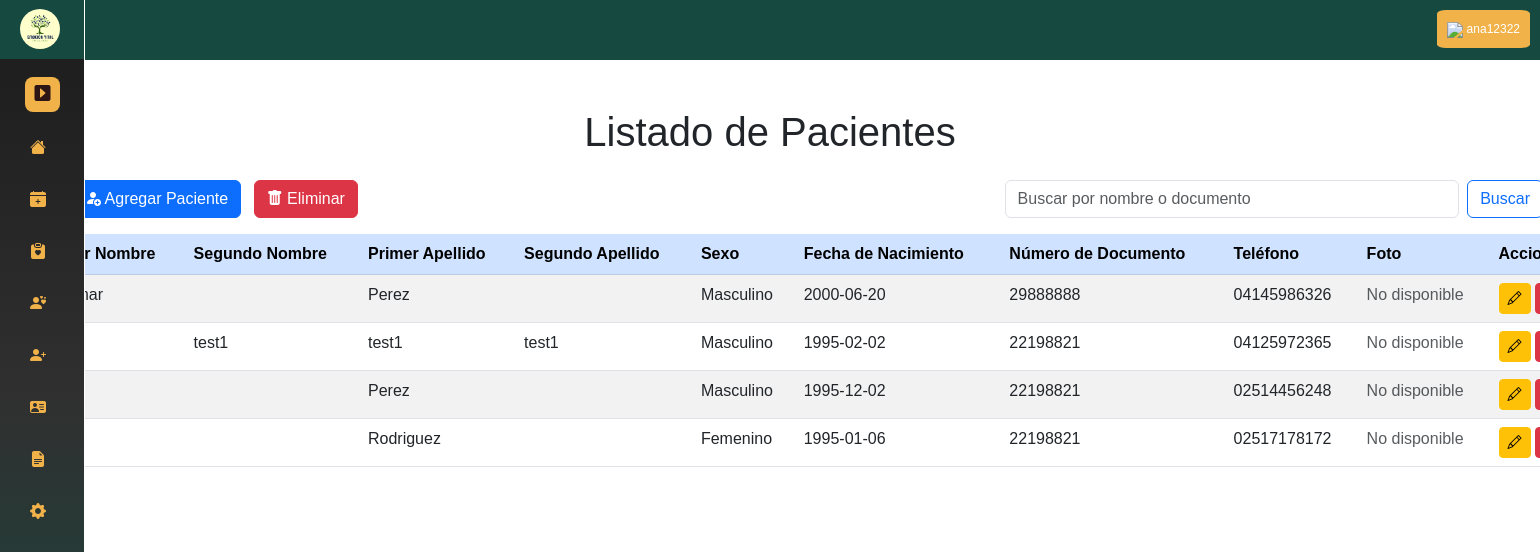
/app/vistas/listado_pacientes.php (signed in), run on an earlier commit of the app's database.
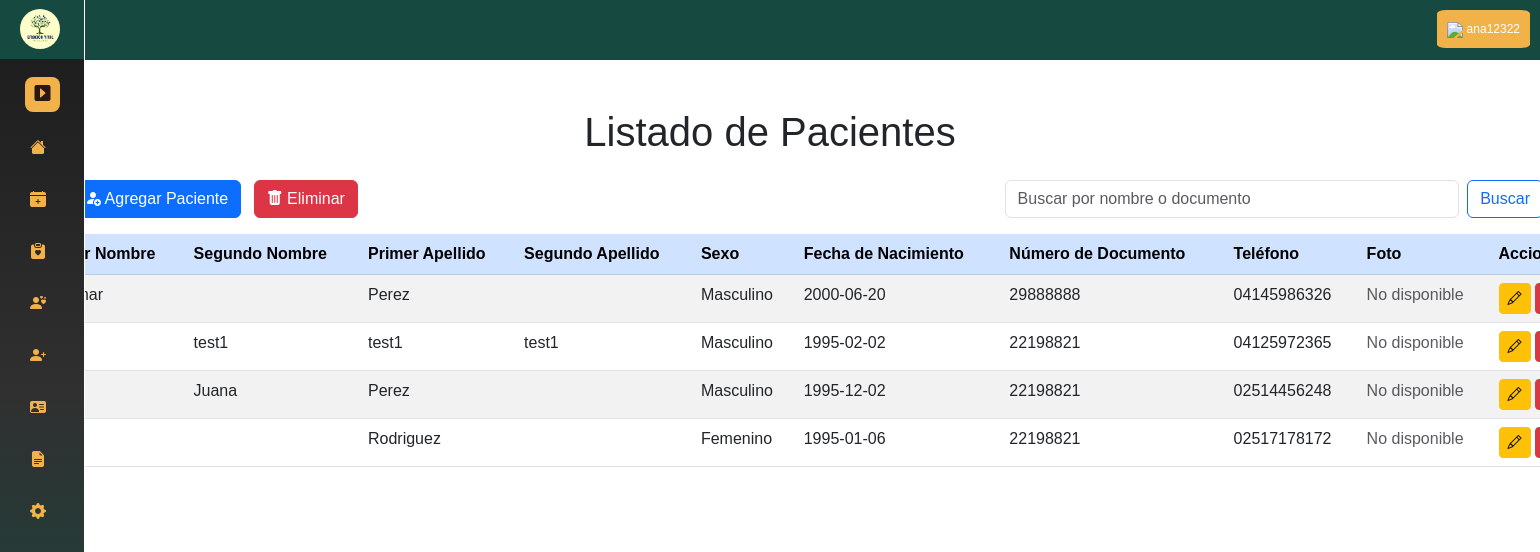
And on a later commit of the database.
### tables this page shows
CREATE TABLE `usuario` (
  `id_usuario` int(11) NOT NULL,
  `usuario` varchar(50) NOT NULL,
  `tipo_doc` enum('V','E','J','P') NOT NULL,
  `num_doc` varchar(12) NOT NULL,
  `correo` varchar(70) NOT NULL,
  `contraseña` varchar(34) NOT NULL,
  `nombre1` varchar(150) NOT NULL,
  `nombre2` varchar(150) DEFAULT NULL,
  `apellido1` varchar(150) NOT NULL,
  `apellido2` varchar(150) DEFAULT NULL,
  `foto` blob DEFAULT NULL,
  `fecha_nac` date NOT NULL,
  `telefono` varchar(15) NOT NULL,
  `sexo` enum('Masculino','Femenino') NOT NULL,
  `pregunta_s1` enum('NOMBRE DE MI MADRE','NOMBRE DE MI MASCOTA','NOMBRE DE MI PRIMER COLEGIO','NOMBRE DE MI PRIMER TRABAJO','NOMBRE DE MI PADRE') NOT NULL,
  `respuesta_1` varchar(150) NOT NULL,
  `pregunta_s2` enum('NOMBRE DE MI HERMANO MAYOR','DONDE NACIO SU MADRE','NOMBRE DE MEJOR AMIGO DE LA INFANCIA','PELICULA FAVORITA','SEGUNDO APELLIDO DE MI MADRE') NOT NULL,
  `respuesta_2` varchar(150) NOT NULL,
  `status` enum('activo','inactivo') NOT NULL
);

### app/controladores/listado_PacienteControlador.php (called while the page is built, shortened)
<?php
require_once __DIR__ . '/../modelos/listado_PacienteModelo.php';
require_once '../../config/conexion.php';
class listado_PacienteControlador
{
    private $listado_PacienteModelo;
    public function __construct()
    {
        global $conn;
        $this->listado_PacienteModelo = new listado_PacienteModelo($conn);
    }
    public function obtenerUsuarios()
    {
        return $this->listado_PacienteModelo->listarUsuarios();
    }
}

### app/modelos/listado_PacienteModelo.php (called while the page is built, shortened)
<?php
class listado_PacienteModelo
{
    private $conn;
    public function __construct($conn)
    {
        $this->conn = $conn;
    }
    public function listarUsuarios()
    {
        try {
            $sql = $this->conn->prepare("SELECT * FROM usuario WHERE status = 'activo'");
            $sql->execute();
            return $sql->fetchAll(\PDO::FETCH_ASSOC);
        } catch (\PDOException $e) {
            error_log("Error al listar usuarios: " . $e->getMessage());
            return [];
        }
    }
}

### app/vistas/listado_pacientes.php (the view, shortened to what this page needs)
<?php
require_once __DIR__ . '/../controladores/listado_PacienteControlador.php';
$nombreUsuario = $_SESSION['usuario'];
$controller = new listado_PacienteControlador();
$searchTerm = '';
if (!empty($searchTerm)) {
    $usuarios = $controller->obtenerUsuariosFiltrados($searchTerm);
} else {
    $usuarios = $controller->obtenerUsuarios();
}
?>
<!DOCTYPE html>
<html lang="en">
<head>
    <link href="https://cdn.jsdelivr.net/npm/bootstrap@5.3.0-alpha3/dist/css/bootstrap.min.css" rel="stylesheet">
    <link rel="stylesheet" href="https://cdnjs.cloudflare.com/ajax/libs/bootstrap-icons/1.10.5/font/bootstrap-icons.min.css">
    <link rel="stylesheet" href="css/listado.css">
    <link rel="stylesheet" href="css/sidebarandheader.css">
</head>
<body>
    <?php include 'includes/header.php'; ?>
    <?php include 'includes/sidebar.php'; ?>
    <div class="container mt-5">
        <h1 class="text-center mb-4">Listado de Pacientes</h1>
        <div class="d-flex justify-content-between mb-3">
            <div>
                <a href="registro_paciente.php" class="btn btn-primary me-2">
                    <i class="bi bi-person-fill-add"></i> Agregar Paciente
                </a>
                <form method="POST" class="d-inline" id="deleteForm">
                    <button type="submit" class="btn btn-danger" name="eliminar">
                        <i class="bi bi-trash-fill"></i> Eliminar
                    </button>
                </form>
            </div>
            <div class="ms-auto search-container">
                <form method="POST" class="d-flex w-100">
                    <input type="text" name="search" class="form-control" placeholder="Buscar por nombre o documento" value="<?= htmlspecialchars($searchTerm) ?>">
                    <button type="submit" class="btn btn-outline-primary ms-2">Buscar</button>
                </form>
            </div>
        </div>
        <table class="table table-striped table-hover table-wide" id="tablaPacientes">
            <thead class="table-primary">
                <tr>
                    <th>ID</th>
                    <th>Primer Nombre</th>
                    <th>Segundo Nombre</th>
                    <th>Primer Apellido</th>
                    <th>Segundo Apellido</th>
                    <th>Sexo</th>
                    <th>Fecha de Nacimiento</th>
                    <th>Número de Documento</th>
                    <th>Teléfono</th>
                    <th>Foto</th>
                    <th>Acciones</th>
                </tr>
            </thead>
            <tbody>
                <?php if (!empty($usuarios)) : ?>
                    <?php foreach ($usuarios as $usuario) : ?>
                        <tr onclick="selectRow(<?= htmlspecialchars($usuario['id_usuario']) ?>, this)">
                            <td><?= htmlspecialchars($usuario['id_usuario']) ?></td>
                            <td><?= htmlspecialchars($usuario['nombre1']) ?></td>
                            <td><?= htmlspecialchars($usuario['nombre2']) ?></td>
                            <td><?= htmlspecialchars($usuario['apellido1']) ?></td>
                            <td><?= htmlspecialchars($usuario['apellido2']) ?></td>
                            <td><?= htmlspecialchars($usuario['sexo']) ?></td>
                            <td><?= htmlspecialchars($usuario['fecha_nac']) ?></td>
                            <td><?= htmlspecialchars($usuario['num_doc']) ?></td>
                            <td><?= htmlspecialchars($usuario['telefono']) ?></td>
                            <td>
                                <?php if ($usuario['foto']) : ?>
                                    <img alt="Foto" class="img-thumbnail" width="50" height="50" />
                                <?php else : ?>
                                    <span class="text-muted">No disponible</span>
                                <?php endif; ?>
                            </td>
                            <td>
                                <a href="modificar_usuario.php?id_usuario=<?= htmlspecialchars($usuario['id_usuario']) ?>" class="btn btn-warning btn-sm">
                                    <i class="bi bi-pencil"></i>
                                </a>
                                <form method="POST" class="d-inline deleteForm" id="deleteForm">
                                    <button type="submit" class="btn btn-danger btn-sm">
                                    </button>
                                </form>
                            </td>
                        </tr>
                    <?php endforeach; ?>
                <?php else : ?>
                    <tr>
                        <td colspan="12" class="text-center text-muted">No hay usuarios registrados.</td>
                    </tr>
                <?php endif; ?>
            </tbody>
        </table>
    </div>
</body>
</html>

### app/vistas/includes/header.php (shortened to what this page needs)
<!DOCTYPE html>
<html lang="es">
<header class="header">
    <div class="dropdown">
        <button class="dropbtn">
            <img src="ruta/a/la/foto.jpg" class="patient-photo" />
            <?php echo htmlspecialchars($nombreUsuario); ?>
        </button>
    </div>
</header>
<body>
</body>
</html>

### app/vistas/includes/sidebar.php (shortened to what this page needs)
<aside class="sidebar collapsed">
    <header class="sidebar-header">
        <a href="<?php echo ($_SESSION['tipo_usuario'] === 'paciente') ? 'agendar_cita.php' : 'dashboard.php'; ?>" class="header-logo">
            <img src="files/logo.png" alt="Psicologia">
        </a>
        <button class="toggler sidebar-toggler">
            <i class="bi bi-caret-right-square-fill"></i>
        </button>
    </header>
    <nav class="sidebar-nav">
        <ul class="nav-list primary-nav">
            <?php if ($_SESSION['tipo_usuario'] === 'administrativo' || $_SESSION['tipo_usuario'] === 'psicologo') : ?>
                <li class="nav-item">
                    <a href="dashboard.php" class="nav-link">
                        <i class="bi bi-house-fill"></i>
                    </a>
                </li>
            <?php endif; ?>
            <?php if ($_SESSION['tipo_usuario'] === 'administrativo' || $_SESSION['tipo_usuario'] === 'psicologo' || $_SESSION['tipo_usuario'] === 'paciente') : ?>
                <li class="nav-item">
                    <a href="agendar_cita.php" class="nav-link">
                        <i class="bi bi-calendar-plus-fill"></i>
                    </a>
                </li>
                <li class="nav-item">
                    <a href="#" class="nav-link">
                        <i class="bi bi-clipboard-heart-fill"></i>
                    </a>
                </li>
            <?php endif; ?>
            <?php if ($_SESSION['tipo_usuario'] === 'administrativo' || $_SESSION['tipo_usuario'] === 'psicologo') : ?>
                <li class="nav-item">
                    <a href="../vistas/listado_Psicologos.php" class="nav-link">
                        <i class="bi bi-person-hearts"></i>
                    </a>
                </li>
                <li class="nav-item">
                    <a href="../vistas/listado_pacientes.php" class="nav-link">
                        <i class="bi bi-person-plus-fill"></i>
                    </a>
                </li>
                <li class="nav-item">
                    <a href="#" class="nav-link">
                        <i class="bi bi-person-vcard-fill"></i>
                    </a>
                </li>
                <li class="nav-item">
                    <a href="#" class="nav-link">
                        <i class="bi bi-file-earmark-text-fill"></i>
                    </a>
                </li>
            <?php endif; ?>
            <?php if ($_SESSION['tipo_usuario'] === 'administrativo') : ?>
                <li class="nav-item">
                    <a href="#" class="nav-link">
                        <i class="bi bi-gear-fill"></i>
                    </a>
                </li>
            <?php endif; ?>
        </ul>
    </nav>
</aside>

### app/vistas/css/listado.css (style rules this page uses)
.table-wide { width: 200%; max-width: 1600px; margin-left: -10%; }
.container { display: flex; flex-direction: column; }
.d-flex { display: flex; justify-content: space-between; margin-left: -50px; }
.search-container { width: 40%; margin-right: -13%; }

### app/vistas/css/sidebarandheader.css (style rules this page uses)
* { margin: 0; padding: 0; box-sizing: border-box; font-family: "Poppins", sans-serif; }
.sidebar { position: fixed; top: 0; left: 0; bottom: 0; width: 270px; background: linear-gradient(#1b1b1b, #303030, #164a41); transition: all 0.4s ease; border-right: 1px solid white; z-index: 1000; height: 100vh; }
.sidebar.collapsed { width: 85px; }
.sidebar .sidebar-header { background-color: #164a41; display: flex; position: relative; padding: 25px 20px; align-items: center; justify-content: space-between; margin-top: -1px; }
.sidebar-header .header-logo img { width: 40px; height: 40px; display: block; object-fit: contain; border-radius: 50%; }
.sidebar-header .toggler { height: 35px; width: 35px; color: #2d1515; border: none; cursor: pointer; display: flex; background: #f1b24a; align-items: center; justify-content: center; border-radius: 8px; transition: 0.4s ease; }
.sidebar-header .sidebar-toggler { position: absolute; right: 20px; }
.sidebar.collapsed .sidebar-header .toggler { transform: translate(-4px, 65px); }
.sidebar-nav .nav-list { list-style: none; display: flex; gap: 4px; padding: 0 15px; flex-direction: column; transform: translateY(15px); transition: 0.4s ease; }
.sidebar.collapsed .sidebar-nav .primary-nav { transform: translateY(65px); }
.sidebar-nav .nav-link { color: #fff; display: flex; gap: 12px; white-space: nowrap; border-radius: 8px; padding: 12px 15px; align-items: center; text-decoration: none; transition: 0.4s ease; }
.sidebar.collapsed .sidebar-nav .nav-link { border-radius: 12px; }
.sidebar-nav .nav-item { position: relative; }
header { background-color: #164a41; color: white; height: 60px; padding: 20px; z-index: 999; }
.dropbtn { background-color: #f1b24a; color: white; padding: 10px; font-size: 12px; border: white; cursor: pointer; border-radius: 10%; }
.dropdown { position: absolute; right: 10px; top: 10px; display: inline-block; }
.nav-link i { color: #f1b24a; transition: color 0.3s ease; }

What changed in the data, as far as the page shows it:
changed usuario: nombre2 (not shown) → "Juana"
